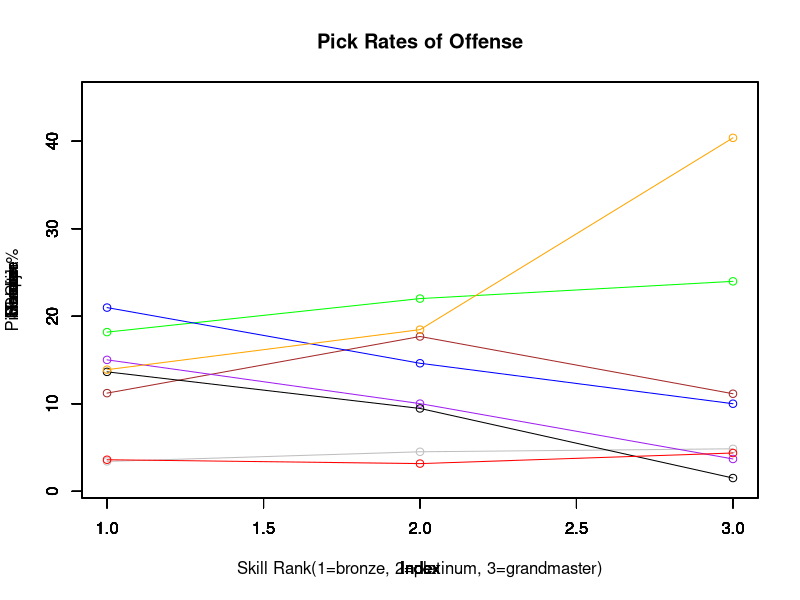

The R source for this figure:
Doomfist<-c(3.42, 4.52, 4.86)
Genji<-c(18.19,	22.02,	23.99)
McCree<-c(11.22,	17.69,	11.15)
Pharah<-c(15.02,	10.02,	3.7)
Reaper<-c(13.65,	9.47,	1.52)
Soldier<-c(20.99,	14.63,	10.01)
Sombra<-c(3.61,	3.17,	4.38)
Tracer<-c(13.9,	18.47,	40.38)

plot(Doomfist, col="grey",ylim=c(1,45),xlab="Skill Rank(1=bronze, 2=platinum, 3=grandmaster)",ylab="Pick rate %",main="Pick Rates of Offense" )
lines(Doomfist, type = "l", col ="grey")
par(new=TRUE)
plot(Genji, col="green",ylim=c(1,45))
lines(Genji, type = "l", col = "green")
par(new=TRUE)
plot(McCree,col="brown",ylim=c(1,45))
lines(McCree, type = "l", col = "brown")
par(new=TRUE)
plot(Pharah,col="purple",ylim=c(1,45))
lines(Pharah, type = "l", col = "purple")
par(new=TRUE)
plot(Reaper,col="black",ylim=c(1,45))
lines(Reaper, type = "l", col = "black")
par(new=TRUE)
plot(Soldier,col="blue",ylim=c(1,45))
lines(Soldier, type = "l", col = "blue")
par(new=TRUE)
plot(Sombra,col="red",ylim=c(1,45))
lines(Sombra, type = "l", col = "red")
par(new=TRUE)
plot(Tracer,col="orange",ylim=c(1,45))
lines(Tracer, type = "l", col = "orange")

